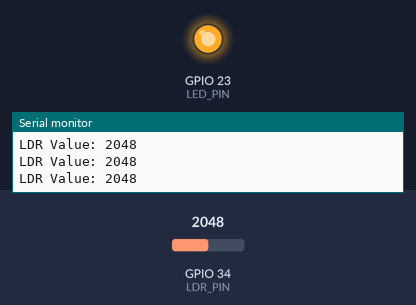
The sketch below on a simulated ESP32. Shown: output pins drawn as LEDs (lit = HIGH), the last lines printed to the serial monitor. The inputs (shaded band) are chosen by the test bench; at power-on: GPIO 34 (LDR_PIN) = 2048.

Above: at 1.3 s.
1.4 s: GPIO 34 (LDR_PIN) set to 1944
At 2.2 s:
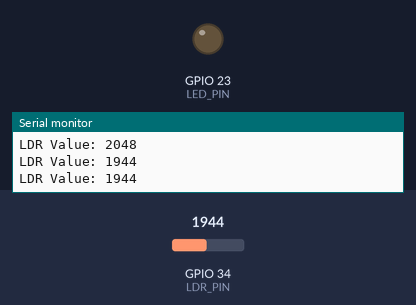
3.0 s: GPIO 34 (LDR_PIN) set to 2040
At 3.4 s:
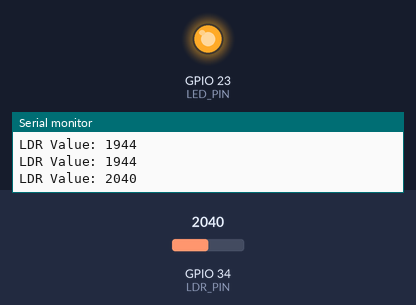
4.5 s: GPIO 34 (LDR_PIN) set to 1960
At 5.7 s:
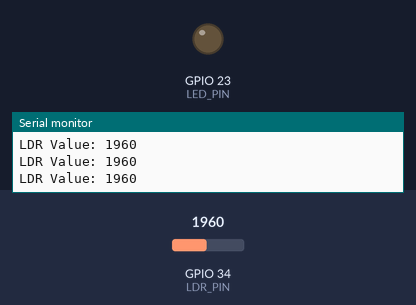
Timing chart, 0 to 7.5 s (numbered marks = the images above; inputs shaded):
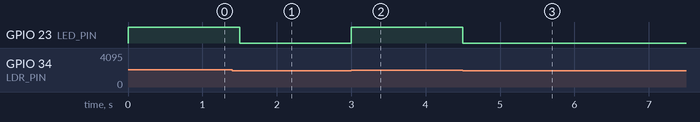

The sketch:

LDRusingonLED.ino
```cpp
#define LDR_PIN 34  // Pin connected to the LDR sensor's analog output
#define LED_PIN 23  // Pin connected to the LED

int threshold = 2000;  // Light threshold value to turn the LED on/off

void setup() {
  Serial.begin(115200);  // Initialize serial communication at a baud rate of 115200
  pinMode(LDR_PIN, INPUT);  // Set LDR_PIN as input
  pinMode(LED_PIN, OUTPUT); // Set LED_PIN as output
  digitalWrite(LED_PIN, LOW);  // Make sure the LED is off initially
}

void loop() {
  int ldrValue = analogRead(LDR_PIN);  // Read the analog value from the LDR sensor
  Serial.print("LDR Value: ");
  Serial.println(ldrValue);  // Print the LDR value to the serial monitor

  // Check if the LDR value is below the threshold (indicating darkness)
  if (ldrValue > threshold) {
    digitalWrite(LED_PIN, HIGH);  // Turn on the LED
  } else {
    digitalWrite(LED_PIN, LOW);   // Turn off the LED
  }

  delay(500);  // Wait for 500ms before reading again
}
```

Measured:
- the behaviour switches between 2001 and 2000 on GPIO 34 (LDR_PIN) (found by bisection; images 0 and 1)
- after the input at 1.4 s, GPIO 23 (LED_PIN): HIGH → LOW after 0.10 s
- after the input at 3.0 s, GPIO 23 (LED_PIN): LOW → HIGH at once
- after the input at 4.5 s, GPIO 23 (LED_PIN): HIGH → LOW at once
